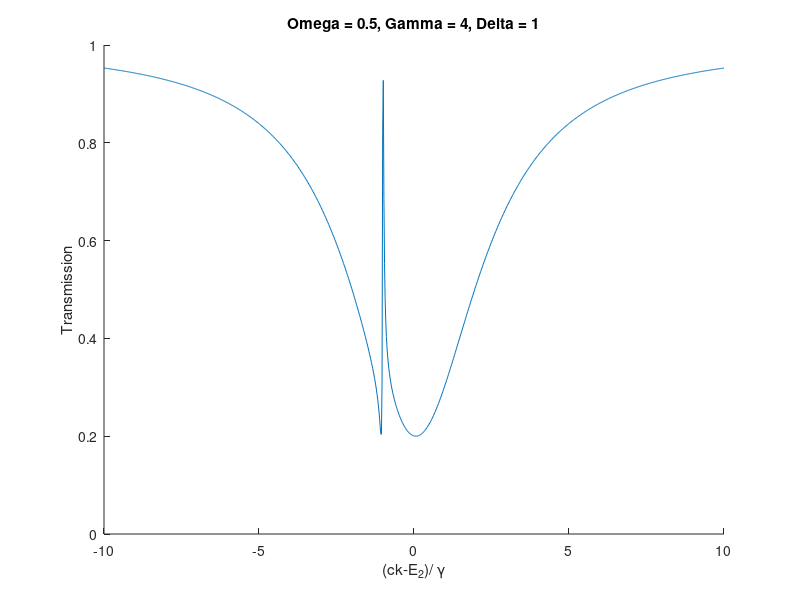

Recreate this plot in MATLAB.
function tk
clc;clf;
x = linspace(-10,10,1000); %(k-E2)/gamma2

Omega = 1/2;
Gamma = 4;
Delta = 1;
gamma3= 0;

tk_nom = (x + Delta + 1i*gamma3).*(x + 1i/2 - 1i*Gamma/2)-Omega^2/4;
tk_den = (x + Delta + 1i*gamma3).*(x + 1i/2 + 1i*Gamma/2)-Omega^2/4;

Tk = ((tk_nom./tk_den)+1)/2;
Rk = ((tk_nom./tk_den)-1)/2;

hold on
ylim([0 1])
plot(x,Tk)

str = sprintf('Omega = %g, Gamma = %g, Delta = %g',Omega,Gamma,Delta);
title(str)
xlabel('(ck-E_2)/ \gamma');
ylabel('Transmission');
hold off
end